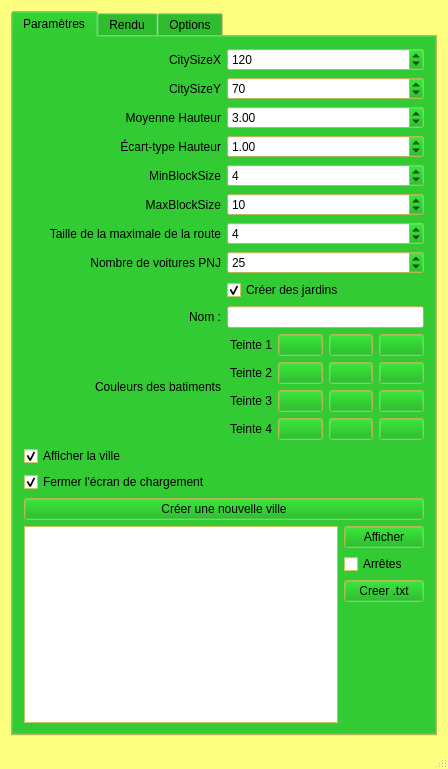
<?xml version="1.0" encoding="UTF-8"?>
<ui version="4.0">
 <class>MainWindow</class>
 <widget class="QMainWindow" name="MainWindow">
  <property name="geometry">
   <rect>
    <x>0</x>
    <y>0</y>
    <width>448</width>
    <height>769</height>
   </rect>
  </property>
  <property name="palette">
   <palette>
    <active>
     <colorrole role="Button">
      <brush brushstyle="SolidPattern">
       <color alpha="255">
        <red>0</red>
        <green>170</green>
        <blue>0</blue>
       </color>
      </brush>
     </colorrole>
     <colorrole role="Light">
      <brush brushstyle="SolidPattern">
       <color alpha="255">
        <red>0</red>
        <green>170</green>
        <blue>0</blue>
       </color>
      </brush>
     </colorrole>
     <colorrole role="Midlight">
      <brush brushstyle="SolidPattern">
       <color alpha="255">
        <red>0</red>
        <green>85</green>
        <blue>0</blue>
       </color>
      </brush>
     </colorrole>
     <colorrole role="Base">
      <brush brushstyle="SolidPattern">
       <color alpha="255">
        <red>255</red>
        <green>255</green>
        <blue>255</blue>
       </color>
      </brush>
     </colorrole>
     <colorrole role="Window">
      <brush brushstyle="SolidPattern">
       <color alpha="255">
        <red>255</red>
        <green>255</green>
        <blue>127</blue>
       </color>
      </brush>
     </colorrole>
     <colorrole role="Link">
      <brush brushstyle="SolidPattern">
       <color alpha="255">
        <red>0</red>
        <green>0</green>
        <blue>0</blue>
       </color>
      </brush>
     </colorrole>
     <colorrole role="LinkVisited">
      <brush brushstyle="SolidPattern">
       <color alpha="255">
        <red>0</red>
        <green>0</green>
        <blue>0</blue>
       </color>
      </brush>
     </colorrole>
    </active>
    <inactive>
     <colorrole role="Button">
      <brush brushstyle="SolidPattern">
       <color alpha="255">
        <red>0</red>
        <green>170</green>
        <blue>0</blue>
       </color>
      </brush>
     </colorrole>
     <colorrole role="Light">
      <brush brushstyle="SolidPattern">
       <color alpha="255">
        <red>0</red>
        <green>170</green>
        <blue>0</blue>
       </color>
      </brush>
     </colorrole>
     <colorrole role="Midlight">
      <brush brushstyle="SolidPattern">
       <color alpha="255">
        <red>0</red>
        <green>85</green>
        <blue>0</blue>
       </color>
      </brush>
     </colorrole>
     <colorrole role="Base">
      <brush brushstyle="SolidPattern">
       <color alpha="255">
        <red>255</red>
        <green>255</green>
        <blue>255</blue>
       </color>
      </brush>
     </colorrole>
     <colorrole role="Window">
      <brush brushstyle="SolidPattern">
       <color alpha="255">
        <red>255</red>
        <green>255</green>
        <blue>127</blue>
       </color>
      </brush>
     </colorrole>
     <colorrole role="Link">
      <brush brushstyle="SolidPattern">
       <color alpha="255">
        <red>0</red>
        <green>0</green>
        <blue>0</blue>
       </color>
      </brush>
     </colorrole>
     <colorrole role="LinkVisited">
      <brush brushstyle="SolidPattern">
       <color alpha="255">
        <red>0</red>
        <green>0</green>
        <blue>0</blue>
       </color>
      </brush>
     </colorrole>
    </inactive>
    <disabled>
     <colorrole role="Button">
      <brush brushstyle="SolidPattern">
       <color alpha="255">
        <red>0</red>
        <green>170</green>
        <blue>0</blue>
       </color>
      </brush>
     </colorrole>
     <colorrole role="Light">
      <brush brushstyle="SolidPattern">
       <color alpha="255">
        <red>0</red>
        <green>170</green>
        <blue>0</blue>
       </color>
      </brush>
     </colorrole>
     <colorrole role="Midlight">
      <brush brushstyle="SolidPattern">
       <color alpha="255">
        <red>0</red>
        <green>85</green>
        <blue>0</blue>
       </color>
      </brush>
     </colorrole>
     <colorrole role="Base">
      <brush brushstyle="SolidPattern">
       <color alpha="255">
        <red>255</red>
        <green>255</green>
        <blue>127</blue>
       </color>
      </brush>
     </colorrole>
     <colorrole role="Window">
      <brush brushstyle="SolidPattern">
       <color alpha="255">
        <red>255</red>
        <green>255</green>
        <blue>127</blue>
       </color>
      </brush>
     </colorrole>
     <colorrole role="Link">
      <brush brushstyle="SolidPattern">
       <color alpha="255">
        <red>0</red>
        <green>0</green>
        <blue>0</blue>
       </color>
      </brush>
     </colorrole>
     <colorrole role="LinkVisited">
      <brush brushstyle="SolidPattern">
       <color alpha="255">
        <red>0</red>
        <green>0</green>
        <blue>0</blue>
       </color>
      </brush>
     </colorrole>
    </disabled>
   </palette>
  </property>
  <property name="windowTitle">
   <string>Générateur de villes en 3D by Random Assembly Games</string>
  </property>
  <widget class="QWidget" name="centralWidget">
   <layout class="QVBoxLayout" name="verticalLayout">
    <item>
     <widget class="QTabWidget" name="tabWidget">
      <property name="tabPosition">
       <enum>QTabWidget::North</enum>
      </property>
      <property name="currentIndex">
       <number>0</number>
      </property>
      <widget class="QWidget" name="tabParams">
       <attribute name="title">
        <string>Paramètres</string>
       </attribute>
       <layout class="QVBoxLayout" name="layoutParametres">
        <item>
         <layout class="QGridLayout" name="layoutParametresCreation">
          <item row="1" column="0">
           <widget class="QLabel" name="labelCitySizeY">
            <property name="text">
             <string>CitySizeY</string>
            </property>
            <property name="alignment">
             <set>Qt::AlignRight|Qt::AlignTrailing|Qt::AlignVCenter</set>
            </property>
           </widget>
          </item>
          <item row="2" column="0">
           <widget class="QLabel" name="labelMoyenneH">
            <property name="text">
             <string>Moyenne Hauteur</string>
            </property>
            <property name="alignment">
             <set>Qt::AlignRight|Qt::AlignTrailing|Qt::AlignVCenter</set>
            </property>
           </widget>
          </item>
          <item row="3" column="2">
           <widget class="QDoubleSpinBox" name="inputEcartTypeH">
            <property name="minimum">
             <double>0.100000000000000</double>
            </property>
            <property name="maximum">
             <double>2.000000000000000</double>
            </property>
            <property name="singleStep">
             <double>0.100000000000000</double>
            </property>
            <property name="value">
             <double>1.000000000000000</double>
            </property>
           </widget>
          </item>
          <item row="1" column="2">
           <widget class="QSpinBox" name="inputCitySizeY">
            <property name="minimum">
             <number>2</number>
            </property>
            <property name="maximum">
             <number>1000</number>
            </property>
            <property name="value">
             <number>70</number>
            </property>
           </widget>
          </item>
          <item row="3" column="0">
           <widget class="QLabel" name="labelEcartTypeH">
            <property name="text">
             <string>Écart-type Hauteur</string>
            </property>
            <property name="alignment">
             <set>Qt::AlignRight|Qt::AlignTrailing|Qt::AlignVCenter</set>
            </property>
           </widget>
          </item>
          <item row="4" column="2">
           <widget class="QSpinBox" name="inputMinBlockSize">
            <property name="minimum">
             <number>3</number>
            </property>
            <property name="maximum">
             <number>10</number>
            </property>
            <property name="value">
             <number>4</number>
            </property>
           </widget>
          </item>
          <item row="5" column="0">
           <widget class="QLabel" name="labelMaxBlockSize">
            <property name="text">
             <string>MaxBlockSize</string>
            </property>
            <property name="alignment">
             <set>Qt::AlignRight|Qt::AlignTrailing|Qt::AlignVCenter</set>
            </property>
           </widget>
          </item>
          <item row="8" column="2">
           <widget class="QCheckBox" name="inputJardins">
            <property name="text">
             <string>Créer des jardins</string>
            </property>
            <property name="checked">
             <bool>true</bool>
            </property>
           </widget>
          </item>
          <item row="0" column="2">
           <widget class="QSpinBox" name="inputCitySizeX">
            <property name="suffix">
             <string/>
            </property>
            <property name="minimum">
             <number>2</number>
            </property>
            <property name="maximum">
             <number>1000</number>
            </property>
            <property name="value">
             <number>120</number>
            </property>
           </widget>
          </item>
          <item row="0" column="0">
           <widget class="QLabel" name="labelCitySizeX">
            <property name="text">
             <string>CitySizeX</string>
            </property>
            <property name="alignment">
             <set>Qt::AlignRight|Qt::AlignTrailing|Qt::AlignVCenter</set>
            </property>
           </widget>
          </item>
          <item row="9" column="0">
           <widget class="QLabel" name="labelNom">
            <property name="maximumSize">
             <size>
              <width>16777215</width>
              <height>16777215</height>
             </size>
            </property>
            <property name="text">
             <string>Nom :</string>
            </property>
            <property name="alignment">
             <set>Qt::AlignRight|Qt::AlignTrailing|Qt::AlignVCenter</set>
            </property>
           </widget>
          </item>
          <item row="5" column="2">
           <widget class="QSpinBox" name="inputMaxBlockSize">
            <property name="minimum">
             <number>2</number>
            </property>
            <property name="maximum">
             <number>21</number>
            </property>
            <property name="value">
             <number>10</number>
            </property>
           </widget>
          </item>
          <item row="4" column="0">
           <widget class="QLabel" name="labelMinBlockSize">
            <property name="text">
             <string>MinBlockSize</string>
            </property>
            <property name="alignment">
             <set>Qt::AlignRight|Qt::AlignTrailing|Qt::AlignVCenter</set>
            </property>
           </widget>
          </item>
          <item row="9" column="2">
           <widget class="QLineEdit" name="inputNom">
            <property name="sizePolicy">
             <sizepolicy hsizetype="Minimum" vsizetype="Fixed">
              <horstretch>0</horstretch>
              <verstretch>0</verstretch>
             </sizepolicy>
            </property>
            <property name="toolTip">
             <string>Entrez le nom de la ville. Laissez le champ vide pour donner un nom par défaut.</string>
            </property>
           </widget>
          </item>
          <item row="2" column="2">
           <widget class="QDoubleSpinBox" name="inputMoyenneH">
            <property name="minimum">
             <double>1.000000000000000</double>
            </property>
            <property name="maximum">
             <double>10.000000000000000</double>
            </property>
            <property name="singleStep">
             <double>0.100000000000000</double>
            </property>
            <property name="value">
             <double>3.000000000000000</double>
            </property>
           </widget>
          </item>
          <item row="6" column="2">
           <widget class="QSpinBox" name="inputTailleRoute">
            <property name="minimum">
             <number>1</number>
            </property>
            <property name="maximum">
             <number>10</number>
            </property>
            <property name="value">
             <number>4</number>
            </property>
           </widget>
          </item>
          <item row="6" column="0">
           <widget class="QLabel" name="labelTailleRoute">
            <property name="text">
             <string>Taille de la maximale de la route</string>
            </property>
            <property name="alignment">
             <set>Qt::AlignRight|Qt::AlignTrailing|Qt::AlignVCenter</set>
            </property>
           </widget>
          </item>
          <item row="7" column="0">
           <widget class="QLabel" name="labelNombreVoitures">
            <property name="text">
             <string>Nombre de voitures PNJ</string>
            </property>
            <property name="alignment">
             <set>Qt::AlignRight|Qt::AlignTrailing|Qt::AlignVCenter</set>
            </property>
           </widget>
          </item>
          <item row="7" column="2">
           <widget class="QSpinBox" name="inputNombreVoitures">
            <property name="minimum">
             <number>0</number>
            </property>
            <property name="maximum">
             <number>50</number>
            </property>
            <property name="value">
             <number>25</number>
            </property>
           </widget>
          </item>
         </layout>
        </item>
        <item>
         <layout class="QHBoxLayout" name="horizontalLayout_2">
          <item>
           <widget class="QLabel" name="labelMinBlockSize_2">
            <property name="text">
             <string>Couleurs des batiments</string>
            </property>
            <property name="alignment">
             <set>Qt::AlignRight|Qt::AlignTrailing|Qt::AlignVCenter</set>
            </property>
           </widget>
          </item>
          <item>
           <layout class="QGridLayout" name="layoutTableauCouleur">
            <item row="0" column="1">
             <widget class="BoutonCouleur" name="couleur00">
              <property name="text">
               <string/>
              </property>
             </widget>
            </item>
            <item row="0" column="2">
             <widget class="BoutonCouleur" name="couleur01">
              <property name="text">
               <string/>
              </property>
             </widget>
            </item>
            <item row="0" column="3">
             <widget class="BoutonCouleur" name="couleur02">
              <property name="text">
               <string/>
              </property>
             </widget>
            </item>
            <item row="1" column="1">
             <widget class="BoutonCouleur" name="couleur10">
              <property name="text">
               <string/>
              </property>
             </widget>
            </item>
            <item row="1" column="2">
             <widget class="BoutonCouleur" name="couleur11">
              <property name="text">
               <string/>
              </property>
             </widget>
            </item>
            <item row="1" column="3">
             <widget class="BoutonCouleur" name="couleur12">
              <property name="text">
               <string/>
              </property>
             </widget>
            </item>
            <item row="2" column="1">
             <widget class="BoutonCouleur" name="couleur20">
              <property name="text">
               <string/>
              </property>
             </widget>
            </item>
            <item row="2" column="2">
             <widget class="BoutonCouleur" name="couleur21">
              <property name="text">
               <string/>
              </property>
             </widget>
            </item>
            <item row="2" column="3">
             <widget class="BoutonCouleur" name="couleur22">
              <property name="text">
               <string/>
              </property>
             </widget>
            </item>
            <item row="3" column="1">
             <widget class="BoutonCouleur" name="couleur30">
              <property name="text">
               <string/>
              </property>
             </widget>
            </item>
            <item row="3" column="2">
             <widget class="BoutonCouleur" name="couleur31">
              <property name="text">
               <string/>
              </property>
             </widget>
            </item>
            <item row="3" column="3">
             <widget class="BoutonCouleur" name="couleur32">
              <property name="text">
               <string/>
              </property>
             </widget>
            </item>
            <item row="0" column="0">
             <widget class="QLabel" name="labelMinBlockSize_3">
              <property name="text">
               <string>Teinte 1</string>
              </property>
              <property name="alignment">
               <set>Qt::AlignRight|Qt::AlignTrailing|Qt::AlignVCenter</set>
              </property>
             </widget>
            </item>
            <item row="1" column="0">
             <widget class="QLabel" name="labelMinBlockSize_4">
              <property name="text">
               <string>Teinte 2</string>
              </property>
              <property name="alignment">
               <set>Qt::AlignRight|Qt::AlignTrailing|Qt::AlignVCenter</set>
              </property>
             </widget>
            </item>
            <item row="2" column="0">
             <widget class="QLabel" name="labelMinBlockSize_5">
              <property name="text">
               <string>Teinte 3</string>
              </property>
              <property name="alignment">
               <set>Qt::AlignRight|Qt::AlignTrailing|Qt::AlignVCenter</set>
              </property>
             </widget>
            </item>
            <item row="3" column="0">
             <widget class="QLabel" name="labelMinBlockSize_6">
              <property name="text">
               <string>Teinte 4</string>
              </property>
              <property name="alignment">
               <set>Qt::AlignRight|Qt::AlignTrailing|Qt::AlignVCenter</set>
              </property>
             </widget>
            </item>
           </layout>
          </item>
         </layout>
        </item>
        <item>
         <widget class="QCheckBox" name="afficherRendu">
          <property name="text">
           <string>Afficher la ville</string>
          </property>
          <property name="checked">
           <bool>true</bool>
          </property>
         </widget>
        </item>
        <item>
         <widget class="QCheckBox" name="fermerEcranChargement">
          <property name="text">
           <string>Fermer l'écran de chargement</string>
          </property>
          <property name="checked">
           <bool>true</bool>
          </property>
         </widget>
        </item>
        <item>
         <layout class="QGridLayout" name="layoutParametresAction">
          <item row="0" column="2">
           <widget class="QPushButton" name="boutonGenerer">
            <property name="cursor">
             <cursorShape>PointingHandCursor</cursorShape>
            </property>
            <property name="text">
             <string>Créer une nouvelle ville</string>
            </property>
            <property name="checkable">
             <bool>false</bool>
            </property>
           </widget>
          </item>
         </layout>
        </item>
        <item>
         <layout class="QHBoxLayout" name="layoutListeVille">
          <item>
           <widget class="QListView" name="vueListeVille">
            <property name="editTriggers">
             <set>QAbstractItemView::NoEditTriggers</set>
            </property>
           </widget>
          </item>
          <item>
           <layout class="QVBoxLayout" name="layoutActionsVille">
            <property name="leftMargin">
             <number>0</number>
            </property>
            <item>
             <widget class="QPushButton" name="afficherSelection">
              <property name="cursor">
               <cursorShape>PointingHandCursor</cursorShape>
              </property>
              <property name="text">
               <string>Afficher</string>
              </property>
              <property name="checkable">
               <bool>false</bool>
              </property>
             </widget>
            </item>
            <item>
             <widget class="QCheckBox" name="avecArretes">
              <property name="text">
               <string>Arrêtes</string>
              </property>
              <property name="checked">
               <bool>false</bool>
              </property>
             </widget>
            </item>
            <item>
             <widget class="QPushButton" name="fichierMap">
              <property name="cursor">
               <cursorShape>PointingHandCursor</cursorShape>
              </property>
              <property name="text">
               <string>Creer .txt</string>
              </property>
              <property name="checkable">
               <bool>false</bool>
              </property>
             </widget>
            </item>
            <item>
             <spacer name="verticalSpacer">
              <property name="orientation">
               <enum>Qt::Vertical</enum>
              </property>
              <property name="sizeHint" stdset="0">
               <size>
                <width>20</width>
                <height>40</height>
               </size>
              </property>
             </spacer>
            </item>
           </layout>
          </item>
         </layout>
        </item>
       </layout>
      </widget>
      <widget class="RenduOpenGL" name="tabRendu">
       <property name="cursor">
        <cursorShape>BlankCursor</cursorShape>
       </property>
       <attribute name="title">
        <string>Rendu</string>
       </attribute>
      </widget>
      <widget class="QWidget" name="tabOptions">
       <attribute name="title">
        <string>Options</string>
       </attribute>
       <layout class="QVBoxLayout" name="verticalLayout_2">
        <item>
         <widget class="QGroupBox" name="parametresPerformances">
          <property name="title">
           <string>Performances</string>
          </property>
          <layout class="QFormLayout" name="formLayout">
           <item row="0" column="0">
            <widget class="QLabel" name="labelFarPlane">
             <property name="toolTip">
              <string>Distance à partir de laquelle aucun objet n'est plus affiché</string>
             </property>
             <property name="text">
              <string>Distance maximale d'affichage</string>
             </property>
             <property name="alignment">
              <set>Qt::AlignRight|Qt::AlignTrailing|Qt::AlignVCenter</set>
             </property>
            </widget>
           </item>
           <item row="0" column="1">
            <widget class="QDoubleSpinBox" name="inputFarPlane">
             <property name="decimals">
              <number>0</number>
             </property>
             <property name="minimum">
              <double>10.000000000000000</double>
             </property>
             <property name="maximum">
              <double>2000.000000000000000</double>
             </property>
             <property name="singleStep">
              <double>5.000000000000000</double>
             </property>
             <property name="value">
              <double>75.000000000000000</double>
             </property>
            </widget>
           </item>
           <item row="1" column="0">
            <widget class="QLabel" name="labelCitySizeY_2">
             <property name="toolTip">
              <string>Distance à partir de laquelle les voitures sont affichées en basse qualité.</string>
             </property>
             <property name="text">
              <string>Distance d'optimisation des voitures</string>
             </property>
             <property name="alignment">
              <set>Qt::AlignRight|Qt::AlignTrailing|Qt::AlignVCenter</set>
             </property>
            </widget>
           </item>
           <item row="1" column="1">
            <widget class="QDoubleSpinBox" name="inputOptimisationVoiture">
             <property name="decimals">
              <number>0</number>
             </property>
             <property name="minimum">
              <double>10.000000000000000</double>
             </property>
             <property name="maximum">
              <double>2000.000000000000000</double>
             </property>
             <property name="singleStep">
              <double>5.000000000000000</double>
             </property>
             <property name="value">
              <double>30.000000000000000</double>
             </property>
            </widget>
           </item>
          </layout>
         </widget>
        </item>
        <item>
         <widget class="QGroupBox" name="groupBox">
          <property name="title">
           <string>Commandes</string>
          </property>
          <layout class="QGridLayout" name="gridLayout">
           <item row="0" column="0">
            <widget class="QRadioButton" name="commandesAzerty">
             <property name="text">
              <string>AZERTY</string>
             </property>
             <property name="checked">
              <bool>true</bool>
             </property>
            </widget>
           </item>
           <item row="0" column="1">
            <widget class="QRadioButton" name="commandesQwerty">
             <property name="text">
              <string>QWERTY</string>
             </property>
            </widget>
           </item>
          </layout>
         </widget>
        </item>
        <item>
         <widget class="QPushButton" name="optionsOk">
          <property name="cursor">
           <cursorShape>PointingHandCursor</cursorShape>
          </property>
          <property name="text">
           <string>Ok</string>
          </property>
         </widget>
        </item>
        <item>
         <spacer name="verticalSpacer_2">
          <property name="orientation">
           <enum>Qt::Vertical</enum>
          </property>
          <property name="sizeHint" stdset="0">
           <size>
            <width>20</width>
            <height>40</height>
           </size>
          </property>
         </spacer>
        </item>
       </layout>
      </widget>
     </widget>
    </item>
   </layout>
  </widget>
  <widget class="QMenuBar" name="menuBar">
   <property name="geometry">
    <rect>
     <x>0</x>
     <y>0</y>
     <width>448</width>
     <height>25</height>
    </rect>
   </property>
  </widget>
  <widget class="QStatusBar" name="statusBar"/>
 </widget>
 <layoutdefault spacing="6" margin="11"/>
 <customwidgets>
  <customwidget>
   <class>RenduOpenGL</class>
   <extends>QWidget</extends>
   <header>RenduOpenGL.h</header>
   <container>1</container>
  </customwidget>
  <customwidget>
   <class>BoutonCouleur</class>
   <extends>QPushButton</extends>
   <header>BoutonCouleur.h</header>
  </customwidget>
 </customwidgets>
 <tabstops>
  <tabstop>tabWidget</tabstop>
  <tabstop>inputCitySizeX</tabstop>
  <tabstop>inputCitySizeY</tabstop>
  <tabstop>inputMoyenneH</tabstop>
  <tabstop>inputEcartTypeH</tabstop>
  <tabstop>inputMinBlockSize</tabstop>
  <tabstop>inputMaxBlockSize</tabstop>
  <tabstop>inputTailleRoute</tabstop>
  <tabstop>inputNombreVoitures</tabstop>
  <tabstop>inputJardins</tabstop>
  <tabstop>inputNom</tabstop>
  <tabstop>couleur00</tabstop>
  <tabstop>couleur01</tabstop>
  <tabstop>couleur02</tabstop>
  <tabstop>couleur10</tabstop>
  <tabstop>couleur11</tabstop>
  <tabstop>couleur12</tabstop>
  <tabstop>couleur20</tabstop>
  <tabstop>couleur21</tabstop>
  <tabstop>couleur22</tabstop>
  <tabstop>couleur30</tabstop>
  <tabstop>couleur31</tabstop>
  <tabstop>couleur32</tabstop>
  <tabstop>afficherRendu</tabstop>
  <tabstop>fermerEcranChargement</tabstop>
  <tabstop>boutonGenerer</tabstop>
  <tabstop>vueListeVille</tabstop>
  <tabstop>afficherSelection</tabstop>
  <tabstop>avecArretes</tabstop>
  <tabstop>fichierMap</tabstop>
  <tabstop>inputFarPlane</tabstop>
  <tabstop>inputOptimisationVoiture</tabstop>
  <tabstop>commandesAzerty</tabstop>
  <tabstop>commandesQwerty</tabstop>
  <tabstop>optionsOk</tabstop>
 </tabstops>
 <resources/>
 <connections/>
</ui>
